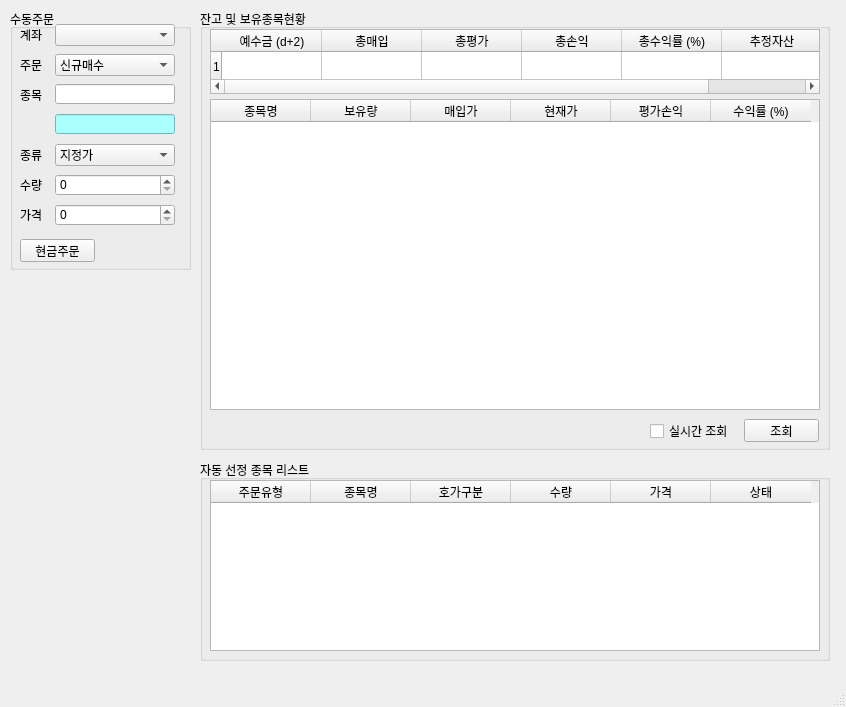
<?xml version="1.0" encoding="UTF-8"?>
<ui version="4.0">
 <class>MainWindow</class>
 <widget class="QMainWindow" name="MainWindow">
  <property name="geometry">
   <rect>
    <x>0</x>
    <y>0</y>
    <width>846</width>
    <height>707</height>
   </rect>
  </property>
  <property name="windowTitle">
   <string>Trading</string>
  </property>
  <property name="windowIcon">
   <iconset>
    <normaloff>icon.png</normaloff>icon.png</iconset>
  </property>
  <widget class="QWidget" name="centralwidget">
   <widget class="QGroupBox" name="groupBox">
    <property name="geometry">
     <rect>
      <x>10</x>
      <y>9</y>
      <width>181</width>
      <height>261</height>
     </rect>
    </property>
    <property name="title">
     <string>수동주문</string>
    </property>
    <widget class="QLabel" name="label">
     <property name="geometry">
      <rect>
       <x>10</x>
       <y>20</y>
       <width>56</width>
       <height>12</height>
      </rect>
     </property>
     <property name="text">
      <string>계좌</string>
     </property>
    </widget>
    <widget class="QComboBox" name="comboBox">
     <property name="geometry">
      <rect>
       <x>45</x>
       <y>15</y>
       <width>120</width>
       <height>22</height>
      </rect>
     </property>
    </widget>
    <widget class="QLabel" name="label_2">
     <property name="geometry">
      <rect>
       <x>10</x>
       <y>50</y>
       <width>56</width>
       <height>12</height>
      </rect>
     </property>
     <property name="text">
      <string>주문</string>
     </property>
    </widget>
    <widget class="QComboBox" name="comboBox_2">
     <property name="geometry">
      <rect>
       <x>45</x>
       <y>45</y>
       <width>120</width>
       <height>22</height>
      </rect>
     </property>
     <item>
      <property name="text">
       <string>신규매수</string>
      </property>
     </item>
     <item>
      <property name="text">
       <string>신규매도</string>
      </property>
     </item>
     <item>
      <property name="text">
       <string>매수취소</string>
      </property>
     </item>
     <item>
      <property name="text">
       <string>매도취소</string>
      </property>
     </item>
    </widget>
    <widget class="QLabel" name="label_3">
     <property name="geometry">
      <rect>
       <x>10</x>
       <y>80</y>
       <width>56</width>
       <height>12</height>
      </rect>
     </property>
     <property name="text">
      <string>종목</string>
     </property>
    </widget>
    <widget class="QLineEdit" name="lineEdit">
     <property name="geometry">
      <rect>
       <x>45</x>
       <y>75</y>
       <width>120</width>
       <height>20</height>
      </rect>
     </property>
    </widget>
    <widget class="QComboBox" name="comboBox_3">
     <property name="geometry">
      <rect>
       <x>45</x>
       <y>135</y>
       <width>120</width>
       <height>22</height>
      </rect>
     </property>
     <item>
      <property name="text">
       <string>지정가</string>
      </property>
     </item>
     <item>
      <property name="text">
       <string>시장가</string>
      </property>
     </item>
    </widget>
    <widget class="QLabel" name="label_4">
     <property name="geometry">
      <rect>
       <x>10</x>
       <y>140</y>
       <width>56</width>
       <height>12</height>
      </rect>
     </property>
     <property name="text">
      <string>종류</string>
     </property>
    </widget>
    <widget class="QLabel" name="label_5">
     <property name="geometry">
      <rect>
       <x>10</x>
       <y>170</y>
       <width>56</width>
       <height>12</height>
      </rect>
     </property>
     <property name="text">
      <string>수량</string>
     </property>
    </widget>
    <widget class="QSpinBox" name="spinBox">
     <property name="geometry">
      <rect>
       <x>45</x>
       <y>165</y>
       <width>120</width>
       <height>22</height>
      </rect>
     </property>
     <property name="maximum">
      <number>1000000</number>
     </property>
    </widget>
    <widget class="QLabel" name="label_6">
     <property name="geometry">
      <rect>
       <x>10</x>
       <y>200</y>
       <width>56</width>
       <height>12</height>
      </rect>
     </property>
     <property name="text">
      <string>가격</string>
     </property>
    </widget>
    <widget class="QSpinBox" name="spinBox_2">
     <property name="geometry">
      <rect>
       <x>45</x>
       <y>195</y>
       <width>120</width>
       <height>22</height>
      </rect>
     </property>
     <property name="prefix">
      <string/>
     </property>
     <property name="maximum">
      <number>10000000</number>
     </property>
     <property name="singleStep">
      <number>100</number>
     </property>
     <property name="value">
      <number>0</number>
     </property>
    </widget>
    <widget class="QPushButton" name="pushButton">
     <property name="geometry">
      <rect>
       <x>10</x>
       <y>230</y>
       <width>75</width>
       <height>23</height>
      </rect>
     </property>
     <property name="text">
      <string>현금주문</string>
     </property>
    </widget>
    <widget class="QLineEdit" name="lineEdit_2">
     <property name="geometry">
      <rect>
       <x>45</x>
       <y>105</y>
       <width>120</width>
       <height>20</height>
      </rect>
     </property>
     <property name="styleSheet">
      <string notr="true">background-color: rgb(170, 255, 255);</string>
     </property>
     <property name="readOnly">
      <bool>true</bool>
     </property>
    </widget>
   </widget>
   <widget class="QGroupBox" name="groupBox_2">
    <property name="geometry">
     <rect>
      <x>200</x>
      <y>9</y>
      <width>630</width>
      <height>441</height>
     </rect>
    </property>
    <property name="title">
     <string>잔고 및 보유종목현황</string>
    </property>
    <widget class="QTableWidget" name="tableWidget">
     <property name="geometry">
      <rect>
       <x>10</x>
       <y>20</y>
       <width>610</width>
       <height>65</height>
      </rect>
     </property>
     <property name="rowCount">
      <number>1</number>
     </property>
     <row/>
     <column>
      <property name="text">
       <string>예수금 (d+2)</string>
      </property>
     </column>
     <column>
      <property name="text">
       <string>총매입</string>
      </property>
     </column>
     <column>
      <property name="text">
       <string>총평가</string>
      </property>
     </column>
     <column>
      <property name="text">
       <string>총손익</string>
      </property>
     </column>
     <column>
      <property name="text">
       <string>총수익률 (%)</string>
      </property>
     </column>
     <column>
      <property name="text">
       <string>추정자산</string>
      </property>
     </column>
    </widget>
    <widget class="QPushButton" name="pushButton_2">
     <property name="geometry">
      <rect>
       <x>544</x>
       <y>410</y>
       <width>75</width>
       <height>23</height>
      </rect>
     </property>
     <property name="text">
      <string>조회</string>
     </property>
    </widget>
    <widget class="QGroupBox" name="groupBox_4">
     <property name="geometry">
      <rect>
       <x>670</x>
       <y>-140</y>
       <width>611</width>
       <height>131</height>
      </rect>
     </property>
     <property name="title">
      <string>잔고확인</string>
     </property>
     <widget class="QTableWidget" name="tableWidget_3">
      <property name="geometry">
       <rect>
        <x>10</x>
        <y>20</y>
        <width>591</width>
        <height>61</height>
       </rect>
      </property>
      <column>
       <property name="text">
        <string>예수금</string>
       </property>
      </column>
      <column>
       <property name="text">
        <string>총매입</string>
       </property>
      </column>
      <column>
       <property name="text">
        <string>총평가</string>
       </property>
      </column>
      <column>
       <property name="text">
        <string>총손익</string>
       </property>
      </column>
      <column>
       <property name="text">
        <string>총수익률</string>
       </property>
      </column>
      <column>
       <property name="text">
        <string>추정자산</string>
       </property>
      </column>
     </widget>
     <widget class="QPushButton" name="pushButton_3">
      <property name="geometry">
       <rect>
        <x>490</x>
        <y>90</y>
        <width>75</width>
        <height>23</height>
       </rect>
      </property>
      <property name="text">
       <string>현금주문</string>
      </property>
     </widget>
    </widget>
    <widget class="QCheckBox" name="checkBox">
     <property name="geometry">
      <rect>
       <x>450</x>
       <y>414</y>
       <width>81</width>
       <height>16</height>
      </rect>
     </property>
     <property name="text">
      <string>실시간 조회</string>
     </property>
    </widget>
    <widget class="QTableWidget" name="tableWidget_2">
     <property name="geometry">
      <rect>
       <x>10</x>
       <y>90</y>
       <width>610</width>
       <height>311</height>
      </rect>
     </property>
     <column>
      <property name="text">
       <string>종목명</string>
      </property>
     </column>
     <column>
      <property name="text">
       <string>보유량</string>
      </property>
     </column>
     <column>
      <property name="text">
       <string>매입가</string>
      </property>
     </column>
     <column>
      <property name="text">
       <string>현재가</string>
      </property>
     </column>
     <column>
      <property name="text">
       <string>평가손익</string>
      </property>
     </column>
     <column>
      <property name="text">
       <string>수익률 (%)</string>
      </property>
     </column>
    </widget>
   </widget>
   <widget class="QGroupBox" name="groupBox_3">
    <property name="geometry">
     <rect>
      <x>200</x>
      <y>460</y>
      <width>630</width>
      <height>201</height>
     </rect>
    </property>
    <property name="title">
     <string>자동 선정 종목 리스트</string>
    </property>
    <widget class="QTableWidget" name="tableWidget_4">
     <property name="geometry">
      <rect>
       <x>10</x>
       <y>20</y>
       <width>610</width>
       <height>171</height>
      </rect>
     </property>
     <column>
      <property name="text">
       <string>주문유형</string>
      </property>
     </column>
     <column>
      <property name="text">
       <string>종목명</string>
      </property>
     </column>
     <column>
      <property name="text">
       <string>호가구분</string>
      </property>
     </column>
     <column>
      <property name="text">
       <string>수량</string>
      </property>
     </column>
     <column>
      <property name="text">
       <string>가격</string>
      </property>
     </column>
     <column>
      <property name="text">
       <string>상태</string>
      </property>
     </column>
    </widget>
   </widget>
  </widget>
  <widget class="QMenuBar" name="menubar">
   <property name="geometry">
    <rect>
     <x>0</x>
     <y>0</y>
     <width>846</width>
     <height>21</height>
    </rect>
   </property>
  </widget>
  <widget class="QStatusBar" name="statusbar"/>
 </widget>
 <resources/>
 <connections/>
</ui>
